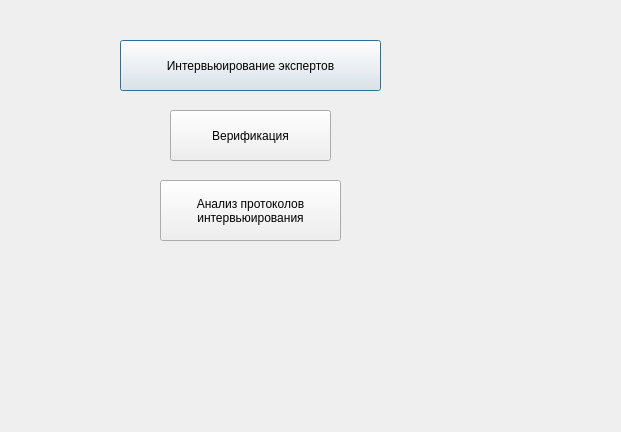
<?xml version="1.0" encoding="UTF-8"?>
<ui version="4.0">
 <class>StartDialog</class>
 <widget class="QDialog" name="StartDialog">
  <property name="geometry">
   <rect>
    <x>0</x>
    <y>0</y>
    <width>621</width>
    <height>432</height>
   </rect>
  </property>
  <property name="windowTitle">
   <string>Dialog</string>
  </property>
  <widget class="QPushButton" name="pushButton">
   <property name="geometry">
    <rect>
     <x>120</x>
     <y>40</y>
     <width>261</width>
     <height>51</height>
    </rect>
   </property>
   <property name="text">
    <string>Интервьюирование экспертов</string>
   </property>
  </widget>
  <widget class="QPushButton" name="pushButton_2">
   <property name="geometry">
    <rect>
     <x>170</x>
     <y>110</y>
     <width>161</width>
     <height>51</height>
    </rect>
   </property>
   <property name="text">
    <string>Верификация</string>
   </property>
  </widget>
  <widget class="QPushButton" name="pushButton_3">
   <property name="geometry">
    <rect>
     <x>160</x>
     <y>180</y>
     <width>181</width>
     <height>61</height>
    </rect>
   </property>
   <property name="text">
    <string>Анализ протоколов
интервьюирования</string>
   </property>
  </widget>
 </widget>
 <resources/>
 <connections/>
</ui>
